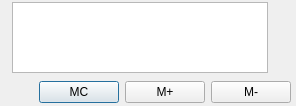
<?xml version="1.0" encoding="UTF-8"?>
<ui version="4.0">
 <class>mDialog</class>
 <widget class="QDialog" name="mDialog">
  <property name="geometry">
   <rect>
    <x>0</x>
    <y>0</y>
    <width>296</width>
    <height>106</height>
   </rect>
  </property>
  <property name="windowTitle">
   <string>M▼</string>
  </property>
  <widget class="QTextBrowser" name="textBrowser">
   <property name="geometry">
    <rect>
     <x>12</x>
     <y>2</y>
     <width>256</width>
     <height>71</height>
    </rect>
   </property>
  </widget>
  <widget class="QWidget" name="">
   <property name="geometry">
    <rect>
     <x>5</x>
     <y>80</y>
     <width>286</width>
     <height>25</height>
    </rect>
   </property>
   <layout class="QHBoxLayout" name="horizontalLayout">
    <item>
     <spacer name="horizontalSpacer">
      <property name="orientation">
       <enum>Qt::Horizontal</enum>
      </property>
      <property name="sizeHint" stdset="0">
       <size>
        <width>18</width>
        <height>20</height>
       </size>
      </property>
     </spacer>
    </item>
    <item>
     <widget class="QPushButton" name="mcButton">
      <property name="text">
       <string>MC</string>
      </property>
     </widget>
    </item>
    <item>
     <widget class="QPushButton" name="mPlusButton">
      <property name="text">
       <string>M+</string>
      </property>
     </widget>
    </item>
    <item>
     <widget class="QPushButton" name="mRedButton">
      <property name="text">
       <string>M-</string>
      </property>
     </widget>
    </item>
   </layout>
  </widget>
 </widget>
 <resources/>
 <connections/>
</ui>
